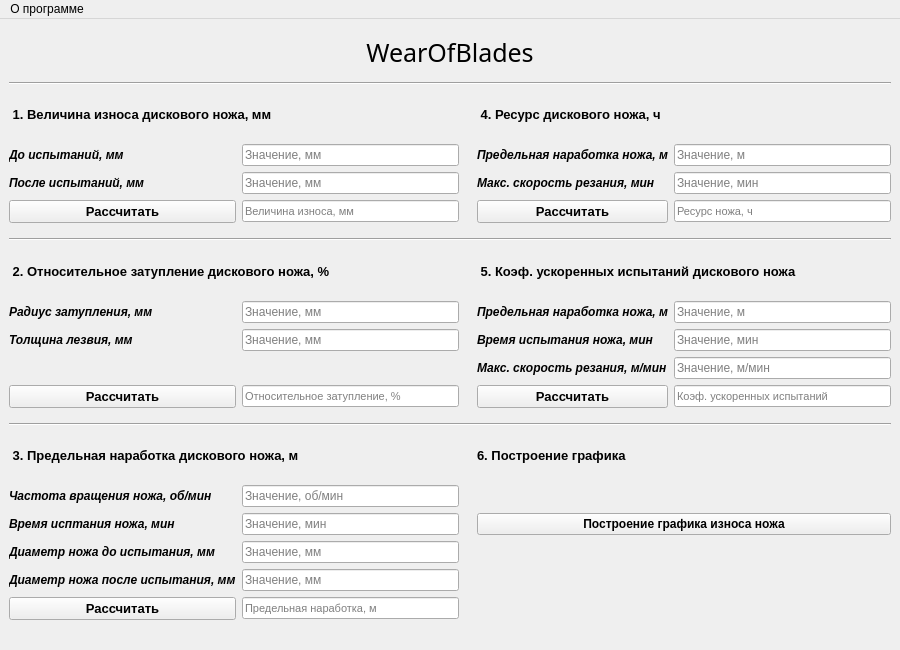
<?xml version="1.0" encoding="UTF-8"?>
<ui version="4.0">
 <class>WearOfBlades</class>
 <widget class="QMainWindow" name="WearOfBlades">
  <property name="geometry">
   <rect>
    <x>0</x>
    <y>0</y>
    <width>900</width>
    <height>650</height>
   </rect>
  </property>
  <property name="minimumSize">
   <size>
    <width>900</width>
    <height>650</height>
   </size>
  </property>
  <property name="maximumSize">
   <size>
    <width>800</width>
    <height>650</height>
   </size>
  </property>
  <property name="windowTitle">
   <string>WearOfBlades</string>
  </property>
  <property name="windowIcon">
   <iconset>
    <normaloff>:/icons/Icon1.ico</normaloff>:/icons/Icon1.ico</iconset>
  </property>
  <property name="styleSheet">
   <string notr="true"/>
  </property>
  <widget class="QWidget" name="centralwidget">
   <property name="styleSheet">
    <string notr="true"/>
   </property>
   <layout class="QGridLayout" name="gridLayout">
    <property name="bottomMargin">
     <number>30</number>
    </property>
    <item row="4" column="4">
     <widget class="QLabel" name="fourth_name2">
      <property name="font">
       <font>
        <family>Arial</family>
        <weight>75</weight>
        <italic>true</italic>
        <bold>true</bold>
       </font>
      </property>
      <property name="frameShadow">
       <enum>QFrame::Plain</enum>
      </property>
      <property name="text">
       <string>Макс. скорость резания, мин</string>
      </property>
      <property name="wordWrap">
       <bool>false</bool>
      </property>
     </widget>
    </item>
    <item row="10" column="5">
     <widget class="QLineEdit" name="operatingTimeLneEdit_2">
      <property name="inputMask">
       <string notr="true"/>
      </property>
      <property name="text">
       <string/>
      </property>
      <property name="placeholderText">
       <string>Значение, м</string>
      </property>
      <property name="clearButtonEnabled">
       <bool>true</bool>
      </property>
     </widget>
    </item>
    <item row="0" column="0" colspan="6">
     <widget class="QLabel" name="label_2">
      <property name="font">
       <font>
        <family>GOST Type BU</family>
        <pointsize>19</pointsize>
       </font>
      </property>
      <property name="text">
       <string>WearOfBlades</string>
      </property>
      <property name="alignment">
       <set>Qt::AlignCenter</set>
      </property>
     </widget>
    </item>
    <item row="3" column="5">
     <widget class="QLineEdit" name="operatingTimeLneEdit3">
      <property name="inputMask">
       <string notr="true"/>
      </property>
      <property name="text">
       <string/>
      </property>
      <property name="placeholderText">
       <string>Значение, м</string>
      </property>
      <property name="clearButtonEnabled">
       <bool>true</bool>
      </property>
     </widget>
    </item>
    <item row="21" column="0">
     <widget class="QLabel" name="third_name3">
      <property name="font">
       <font>
        <family>Arial</family>
        <weight>50</weight>
        <italic>true</italic>
        <bold>false</bold>
       </font>
      </property>
      <property name="text">
       <string> &lt;b&gt;Диаметр ножа до испытания, мм&lt;/b&gt;</string>
      </property>
     </widget>
    </item>
    <item row="20" column="0">
     <widget class="QLabel" name="third_name2">
      <property name="font">
       <font>
        <family>Arial</family>
        <weight>50</weight>
        <italic>true</italic>
        <bold>false</bold>
       </font>
      </property>
      <property name="text">
       <string> &lt;b&gt;Время исптания ножа, мин&lt;/b&gt;</string>
      </property>
     </widget>
    </item>
    <item row="8" column="0" colspan="6">
     <widget class="Line" name="line_2">
      <property name="orientation">
       <enum>Qt::Horizontal</enum>
      </property>
     </widget>
    </item>
    <item row="12" column="4">
     <widget class="QLabel" name="fifth_name3">
      <property name="font">
       <font>
        <family>Arial</family>
        <weight>75</weight>
        <italic>true</italic>
        <bold>true</bold>
       </font>
      </property>
      <property name="frameShadow">
       <enum>QFrame::Plain</enum>
      </property>
      <property name="text">
       <string>Макс. скорость резания, м/мин</string>
      </property>
      <property name="wordWrap">
       <bool>false</bool>
      </property>
     </widget>
    </item>
    <item row="7" column="3">
     <widget class="Line" name="line">
      <property name="orientation">
       <enum>Qt::Horizontal</enum>
      </property>
     </widget>
    </item>
    <item row="5" column="5">
     <widget class="QLineEdit" name="resourceLineEdit">
      <property name="font">
       <font>
        <pointsize>8</pointsize>
        <weight>50</weight>
        <bold>false</bold>
       </font>
      </property>
      <property name="focusPolicy">
       <enum>Qt::StrongFocus</enum>
      </property>
      <property name="text">
       <string/>
      </property>
      <property name="readOnly">
       <bool>true</bool>
      </property>
      <property name="placeholderText">
       <string>Ресурс ножа, ч</string>
      </property>
      <property name="clearButtonEnabled">
       <bool>true</bool>
      </property>
     </widget>
    </item>
    <item row="20" column="1">
     <widget class="QLineEdit" name="timeTestLineEdit">
      <property name="placeholderText">
       <string>Значение, мин</string>
      </property>
      <property name="clearButtonEnabled">
       <bool>true</bool>
      </property>
     </widget>
    </item>
    <item row="10" column="4">
     <widget class="QLabel" name="fifth_name1">
      <property name="font">
       <font>
        <family>Arial</family>
        <weight>75</weight>
        <italic>true</italic>
        <bold>true</bold>
       </font>
      </property>
      <property name="frameShadow">
       <enum>QFrame::Plain</enum>
      </property>
      <property name="text">
       <string>Предельная наработка ножа, м</string>
      </property>
      <property name="wordWrap">
       <bool>false</bool>
      </property>
     </widget>
    </item>
    <item row="10" column="1">
     <widget class="QLineEdit" name="radiusLineEdit">
      <property name="inputMask">
       <string notr="true"/>
      </property>
      <property name="text">
       <string/>
      </property>
      <property name="placeholderText">
       <string>Значение, мм</string>
      </property>
      <property name="clearButtonEnabled">
       <bool>true</bool>
      </property>
     </widget>
    </item>
    <item row="21" column="1">
     <widget class="QLineEdit" name="beforeTestLineEdit2">
      <property name="placeholderText">
       <string>Значение, мм</string>
      </property>
      <property name="clearButtonEnabled">
       <bool>true</bool>
      </property>
     </widget>
    </item>
    <item row="3" column="4">
     <widget class="QLabel" name="fourth_name1">
      <property name="font">
       <font>
        <family>Arial</family>
        <weight>75</weight>
        <italic>true</italic>
        <bold>true</bold>
       </font>
      </property>
      <property name="frameShadow">
       <enum>QFrame::Plain</enum>
      </property>
      <property name="text">
       <string>Предельная наработка ножа, м</string>
      </property>
      <property name="wordWrap">
       <bool>false</bool>
      </property>
     </widget>
    </item>
    <item row="11" column="1">
     <widget class="QLineEdit" name="widthLineEdit">
      <property name="placeholderText">
       <string>Значение, мм</string>
      </property>
      <property name="clearButtonEnabled">
       <bool>true</bool>
      </property>
     </widget>
    </item>
    <item row="18" column="0" colspan="2">
     <widget class="QLabel" name="third_title">
      <property name="font">
       <font>
        <family>Arial</family>
        <pointsize>10</pointsize>
        <weight>75</weight>
        <bold>true</bold>
       </font>
      </property>
      <property name="text">
       <string> 3. Предельная наработка дискового ножа, м</string>
      </property>
     </widget>
    </item>
    <item row="13" column="5">
     <widget class="QLineEdit" name="ratioLineEdit">
      <property name="font">
       <font>
        <pointsize>8</pointsize>
        <weight>50</weight>
        <bold>false</bold>
       </font>
      </property>
      <property name="focusPolicy">
       <enum>Qt::StrongFocus</enum>
      </property>
      <property name="readOnly">
       <bool>true</bool>
      </property>
      <property name="placeholderText">
       <string>Коэф. ускоренных испытаний</string>
      </property>
      <property name="clearButtonEnabled">
       <bool>true</bool>
      </property>
     </widget>
    </item>
    <item row="2" column="0" colspan="2">
     <widget class="QLabel" name="first_title">
      <property name="font">
       <font>
        <family>Arial</family>
        <pointsize>10</pointsize>
        <weight>75</weight>
        <bold>true</bold>
       </font>
      </property>
      <property name="text">
       <string> 1. Величина износа дискового ножа, мм</string>
      </property>
     </widget>
    </item>
    <item row="13" column="1">
     <widget class="QLineEdit" name="bluntingLineEdit">
      <property name="font">
       <font>
        <pointsize>8</pointsize>
        <weight>50</weight>
        <bold>false</bold>
       </font>
      </property>
      <property name="focusPolicy">
       <enum>Qt::StrongFocus</enum>
      </property>
      <property name="readOnly">
       <bool>true</bool>
      </property>
      <property name="placeholderText">
       <string>Относительное затупление, %</string>
      </property>
      <property name="clearButtonEnabled">
       <bool>true</bool>
      </property>
     </widget>
    </item>
    <item row="16" column="0" colspan="6">
     <widget class="Line" name="line_3">
      <property name="orientation">
       <enum>Qt::Horizontal</enum>
      </property>
     </widget>
    </item>
    <item row="5" column="4">
     <widget class="QPushButton" name="calculateResourcePushButton">
      <property name="font">
       <font>
        <pointsize>10</pointsize>
        <weight>75</weight>
        <bold>true</bold>
       </font>
      </property>
      <property name="cursor">
       <cursorShape>PointingHandCursor</cursorShape>
      </property>
      <property name="styleSheet">
       <string notr="true"/>
      </property>
      <property name="text">
       <string>Рассчитать</string>
      </property>
     </widget>
    </item>
    <item row="22" column="1">
     <widget class="QLineEdit" name="afterTestLineEdit2">
      <property name="placeholderText">
       <string>Значение, мм</string>
      </property>
      <property name="clearButtonEnabled">
       <bool>true</bool>
      </property>
     </widget>
    </item>
    <item row="4" column="0">
     <widget class="QLabel" name="first_name2">
      <property name="font">
       <font>
        <family>Arial</family>
        <weight>75</weight>
        <italic>true</italic>
        <bold>true</bold>
        <kerning>true</kerning>
       </font>
      </property>
      <property name="text">
       <string> &lt;b&gt;После испытаний, мм&lt;/b&gt;</string>
      </property>
     </widget>
    </item>
    <item row="1" column="0" colspan="6">
     <widget class="Line" name="line_4">
      <property name="orientation">
       <enum>Qt::Horizontal</enum>
      </property>
     </widget>
    </item>
    <item row="19" column="1">
     <widget class="QLineEdit" name="frequencLineEdit">
      <property name="inputMask">
       <string notr="true"/>
      </property>
      <property name="text">
       <string/>
      </property>
      <property name="placeholderText">
       <string>Значение, об/мин</string>
      </property>
      <property name="clearButtonEnabled">
       <bool>true</bool>
      </property>
     </widget>
    </item>
    <item row="11" column="5">
     <widget class="QLineEdit" name="timeTestLineEdit2">
      <property name="placeholderText">
       <string>Значение, мин</string>
      </property>
      <property name="clearButtonEnabled">
       <bool>true</bool>
      </property>
     </widget>
    </item>
    <item row="23" column="1">
     <widget class="QLineEdit" name="operatingTimeLneEdit">
      <property name="font">
       <font>
        <pointsize>8</pointsize>
        <weight>50</weight>
        <bold>false</bold>
       </font>
      </property>
      <property name="focusPolicy">
       <enum>Qt::StrongFocus</enum>
      </property>
      <property name="readOnly">
       <bool>true</bool>
      </property>
      <property name="placeholderText">
       <string>Предельная наработка, м</string>
      </property>
      <property name="clearButtonEnabled">
       <bool>true</bool>
      </property>
     </widget>
    </item>
    <item row="19" column="0">
     <widget class="QLabel" name="third_name1">
      <property name="font">
       <font>
        <family>Arial</family>
        <weight>75</weight>
        <italic>true</italic>
        <bold>true</bold>
       </font>
      </property>
      <property name="frameShadow">
       <enum>QFrame::Plain</enum>
      </property>
      <property name="text">
       <string>Частота вращения ножа, об/мин</string>
      </property>
      <property name="wordWrap">
       <bool>false</bool>
      </property>
     </widget>
    </item>
    <item row="11" column="4">
     <widget class="QLabel" name="fifth_name2">
      <property name="font">
       <font>
        <family>Arial</family>
        <weight>75</weight>
        <italic>true</italic>
        <bold>true</bold>
       </font>
      </property>
      <property name="frameShadow">
       <enum>QFrame::Plain</enum>
      </property>
      <property name="text">
       <string>Время испытания ножа, мин</string>
      </property>
      <property name="wordWrap">
       <bool>false</bool>
      </property>
     </widget>
    </item>
    <item row="3" column="0">
     <widget class="QLabel" name="first_name1">
      <property name="font">
       <font>
        <family>Arial</family>
        <weight>75</weight>
        <italic>true</italic>
        <bold>true</bold>
        <kerning>true</kerning>
       </font>
      </property>
      <property name="frameShadow">
       <enum>QFrame::Plain</enum>
      </property>
      <property name="text">
       <string>До испытаний, мм</string>
      </property>
      <property name="wordWrap">
       <bool>false</bool>
      </property>
     </widget>
    </item>
    <item row="18" column="4" colspan="2">
     <widget class="QLabel" name="label">
      <property name="font">
       <font>
        <family>Arial</family>
        <pointsize>10</pointsize>
        <weight>75</weight>
        <bold>true</bold>
       </font>
      </property>
      <property name="text">
       <string>6. Построение графика</string>
      </property>
     </widget>
    </item>
    <item row="4" column="1">
     <widget class="QLineEdit" name="afterTestLineEdit">
      <property name="placeholderText">
       <string>Значение, мм</string>
      </property>
      <property name="clearButtonEnabled">
       <bool>true</bool>
      </property>
     </widget>
    </item>
    <item row="4" column="5">
     <widget class="QLineEdit" name="maxSpeedLineEdit">
      <property name="placeholderText">
       <string>Значение, мин</string>
      </property>
      <property name="clearButtonEnabled">
       <bool>true</bool>
      </property>
     </widget>
    </item>
    <item row="19" column="4" rowspan="3" colspan="2">
     <widget class="QPushButton" name="start_plot_push_button">
      <property name="font">
       <font>
        <weight>75</weight>
        <bold>true</bold>
       </font>
      </property>
      <property name="cursor">
       <cursorShape>PointingHandCursor</cursorShape>
      </property>
      <property name="styleSheet">
       <string notr="true"/>
      </property>
      <property name="text">
       <string>Построение графика износа ножа</string>
      </property>
     </widget>
    </item>
    <item row="10" column="0">
     <widget class="QLabel" name="second_name1">
      <property name="font">
       <font>
        <family>Arial</family>
        <weight>75</weight>
        <italic>true</italic>
        <bold>true</bold>
       </font>
      </property>
      <property name="frameShadow">
       <enum>QFrame::Plain</enum>
      </property>
      <property name="text">
       <string>Радиус затупления, мм</string>
      </property>
      <property name="wordWrap">
       <bool>false</bool>
      </property>
     </widget>
    </item>
    <item row="11" column="0">
     <widget class="QLabel" name="second_name2">
      <property name="font">
       <font>
        <family>Arial</family>
        <weight>75</weight>
        <italic>true</italic>
        <bold>true</bold>
       </font>
      </property>
      <property name="frameShadow">
       <enum>QFrame::Plain</enum>
      </property>
      <property name="text">
       <string>Толщина лезвия, мм</string>
      </property>
      <property name="wordWrap">
       <bool>false</bool>
      </property>
     </widget>
    </item>
    <item row="13" column="4">
     <widget class="QPushButton" name="calculateRatioPushButton">
      <property name="font">
       <font>
        <pointsize>10</pointsize>
        <weight>75</weight>
        <bold>true</bold>
       </font>
      </property>
      <property name="cursor">
       <cursorShape>PointingHandCursor</cursorShape>
      </property>
      <property name="styleSheet">
       <string notr="true"/>
      </property>
      <property name="text">
       <string>Рассчитать</string>
      </property>
     </widget>
    </item>
    <item row="9" column="0" colspan="2">
     <widget class="QLabel" name="second_title">
      <property name="font">
       <font>
        <family>Arial</family>
        <pointsize>10</pointsize>
        <weight>75</weight>
        <bold>true</bold>
       </font>
      </property>
      <property name="text">
       <string> 2. Относительное затупление дискового ножа, %</string>
      </property>
     </widget>
    </item>
    <item row="5" column="1">
     <widget class="QLineEdit" name="wearLineEdit">
      <property name="font">
       <font>
        <pointsize>8</pointsize>
        <weight>50</weight>
        <bold>false</bold>
       </font>
      </property>
      <property name="focusPolicy">
       <enum>Qt::StrongFocus</enum>
      </property>
      <property name="readOnly">
       <bool>true</bool>
      </property>
      <property name="placeholderText">
       <string>Величина износа, мм</string>
      </property>
      <property name="clearButtonEnabled">
       <bool>true</bool>
      </property>
     </widget>
    </item>
    <item row="23" column="0">
     <widget class="QPushButton" name="calculateOperatingTimePushButton">
      <property name="font">
       <font>
        <pointsize>10</pointsize>
        <weight>75</weight>
        <bold>true</bold>
       </font>
      </property>
      <property name="cursor">
       <cursorShape>PointingHandCursor</cursorShape>
      </property>
      <property name="styleSheet">
       <string notr="true"/>
      </property>
      <property name="text">
       <string>Рассчитать</string>
      </property>
     </widget>
    </item>
    <item row="13" column="0">
     <widget class="QPushButton" name="calculateBluntingPushButton">
      <property name="font">
       <font>
        <pointsize>10</pointsize>
        <weight>75</weight>
        <bold>true</bold>
       </font>
      </property>
      <property name="cursor">
       <cursorShape>PointingHandCursor</cursorShape>
      </property>
      <property name="styleSheet">
       <string notr="true"/>
      </property>
      <property name="text">
       <string>Рассчитать</string>
      </property>
     </widget>
    </item>
    <item row="15" column="3">
     <widget class="Line" name="second_line">
      <property name="orientation">
       <enum>Qt::Horizontal</enum>
      </property>
     </widget>
    </item>
    <item row="22" column="0">
     <widget class="QLabel" name="third_name4">
      <property name="font">
       <font>
        <family>Arial</family>
        <weight>50</weight>
        <italic>true</italic>
        <bold>false</bold>
       </font>
      </property>
      <property name="text">
       <string> &lt;b&gt;Диаметр ножа после испытания, мм&lt;/b&gt;</string>
      </property>
     </widget>
    </item>
    <item row="12" column="5">
     <widget class="QLineEdit" name="maxSpeedLineEdit2">
      <property name="placeholderText">
       <string>Значение, м/мин</string>
      </property>
      <property name="clearButtonEnabled">
       <bool>true</bool>
      </property>
     </widget>
    </item>
    <item row="9" column="4" colspan="2">
     <widget class="QLabel" name="fifth_title">
      <property name="font">
       <font>
        <family>Arial</family>
        <pointsize>10</pointsize>
        <weight>75</weight>
        <bold>true</bold>
       </font>
      </property>
      <property name="text">
       <string> 5. Коэф. ускоренных испытаний дискового ножа</string>
      </property>
     </widget>
    </item>
    <item row="5" column="0">
     <widget class="QPushButton" name="calculateWearPushButton">
      <property name="font">
       <font>
        <pointsize>10</pointsize>
        <weight>75</weight>
        <bold>true</bold>
       </font>
      </property>
      <property name="cursor">
       <cursorShape>PointingHandCursor</cursorShape>
      </property>
      <property name="styleSheet">
       <string notr="true"/>
      </property>
      <property name="text">
       <string>Рассчитать</string>
      </property>
     </widget>
    </item>
    <item row="2" column="4" colspan="2">
     <widget class="QLabel" name="fourth_title">
      <property name="font">
       <font>
        <family>Arial</family>
        <pointsize>10</pointsize>
        <weight>75</weight>
        <bold>true</bold>
       </font>
      </property>
      <property name="text">
       <string> 4. Ресурс дискового ножа, ч</string>
      </property>
     </widget>
    </item>
    <item row="3" column="1">
     <widget class="QLineEdit" name="beforeTestLineEdit">
      <property name="inputMask">
       <string notr="true"/>
      </property>
      <property name="text">
       <string/>
      </property>
      <property name="placeholderText">
       <string>Значение, мм</string>
      </property>
      <property name="clearButtonEnabled">
       <bool>true</bool>
      </property>
     </widget>
    </item>
   </layout>
  </widget>
  <widget class="QMenuBar" name="menuBar">
   <property name="geometry">
    <rect>
     <x>0</x>
     <y>0</y>
     <width>900</width>
     <height>21</height>
    </rect>
   </property>
   <property name="defaultUp">
    <bool>false</bool>
   </property>
   <widget class="QMenu" name="about_menu">
    <property name="title">
     <string>О программе</string>
    </property>
    <property name="separatorsCollapsible">
     <bool>false</bool>
    </property>
    <addaction name="separator"/>
    <addaction name="about_action"/>
    <addaction name="authors_action"/>
   </widget>
   <addaction name="about_menu"/>
  </widget>
  <action name="about_action">
   <property name="text">
    <string>Описание</string>
   </property>
   <property name="shortcut">
    <string/>
   </property>
  </action>
  <action name="authors_action">
   <property name="text">
    <string>Авторы</string>
   </property>
  </action>
 </widget>
 <resources/>
 <connections/>
</ui>
